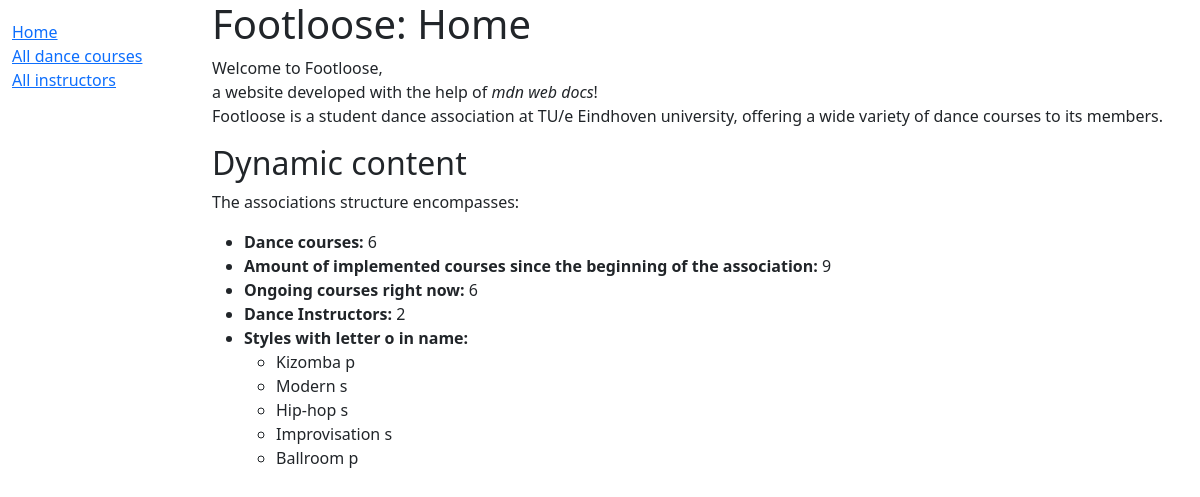
Page /catalog/ on the committed database.
### catalog/models.py (models this page shows, shortened)
class Style(models.Model):
    name = models.CharField(max_length=200, help_text='Enter a dance style (e.g. Salsa)')
    PARTNER_STRUCTURE = (
        ('s', 'solo dance'),
        ('p', 'partnered'),
    )
    partner_needed = models.CharField(
        max_length=1,
        choices=PARTNER_STRUCTURE,
        blank=True,
        default='p',
        help_text='enter whether this is a pair dance with partner (e.g. Ballroom) or a solo dance (e.g. Hip hop)',
    )

### catalog/views.py (the view)
# urls.py: path('', views.index, name='index'),
def index(request):
    num_Dance_courses = Dance_course.objects.all().count()
    num_Dance_course_instances = Dance_course_instance.objects.all().count()
    num_instances_ongoing = Dance_course_instance.objects.filter(running__exact='o').count()
    num_instructors = Instructor.objects.count()
    num_styles_with_letter = Style.objects.filter(name__icontains = 'o')
    context = {
        'num_Dance_courses': num_Dance_courses,
        'num_Dance_course_instances': num_Dance_course_instances,
        'num_instances_ongoing': num_instances_ongoing,
        'num_instructors': num_instructors,
        'num_styles_with_letter' : num_styles_with_letter
    }
    return render(request, 'index.html', context=context)

### catalog/templates/index.html (shortened to what this page needs)
{% extends "base_generic.html" %}
{% block content %}
  <h1>Footloose: Home</h1>
  <p>
    Welcome to Footloose, <br> a website developed with the help of
    <em>mdn web docs</em>! <br> Footloose is a student dance association at TU/e Eindhoven university,
    offering a wide variety of dance courses to its members.
  </p>
  <h2>Dynamic content</h2>
  <p>The associations structure encompasses:</p>
  <ul>
    <li><strong>Dance courses:</strong> {{ num_Dance_courses }}</li>
    <li><strong>Amount of implemented courses since the beginning of the association:</strong> {{ num_Dance_course_instances }}</li>
    <li><strong>Ongoing courses right now:</strong> {{ num_instances_ongoing }}</li>
    <li><strong>Dance Instructors:</strong> {{ num_instructors }}</li>
    <li><strong>Styles with letter o in name:</strong>
        <ul>
        {% for style in num_styles_with_letter %}
            <li>
              {{ style.name }}
              {{style.partner_needed}}
            </li>
            {% endfor %}
        </ul>
  </ul>
{% endblock %}

### rows in the picture
Style: name "Kizomba", partner_needed "p"
Style: name "Modern", partner_needed "s"
Style: name "Hip-hop", partner_needed "s"
Style: name "Improvisation", partner_needed "s"
Style: name "Ballroom", partner_needed "p"

### other values in the picture
{{ num_Dance_courses }} "6"
{{ num_Dance_course_instances }} "9"
{{ num_instances_ongoing }} "6"
{{ num_instructors }} "2"
